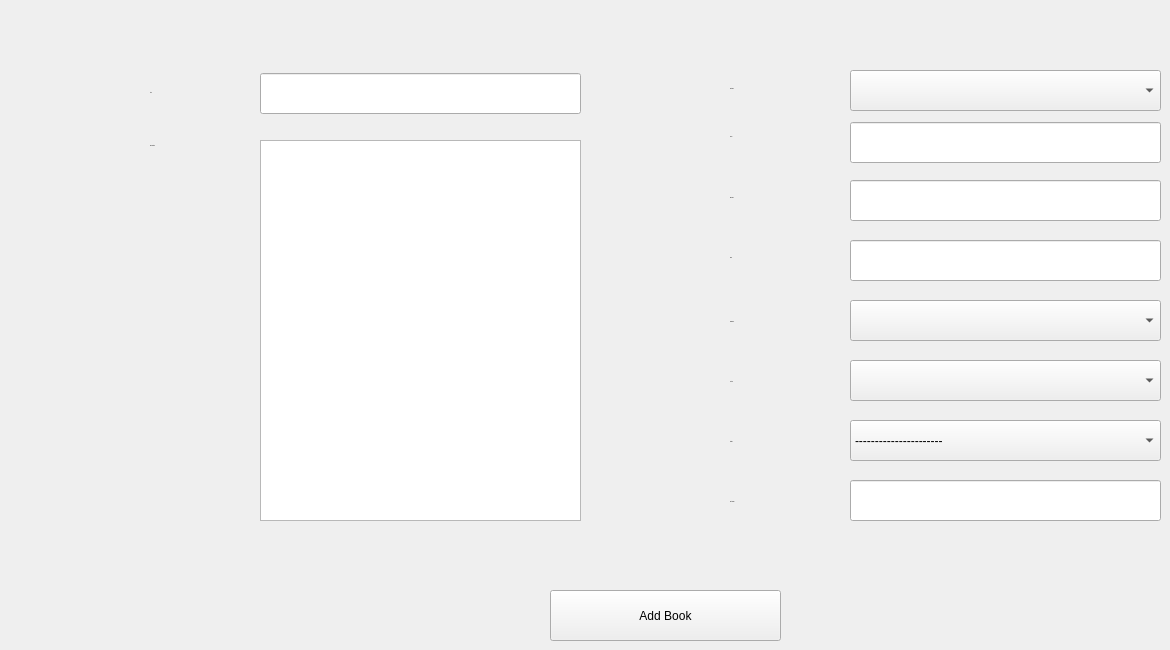
      <widget class="QWidget" name="add_book_stacked_page">
       <widget class="QLineEdit" name="bookaddtitle_line">
        <property name="geometry">
         <rect>
          <x>260</x>
          <y>73</y>
          <width>321</width>
          <height>41</height>
         </rect>
        </property>
        <property name="placeholderText">
         <string/>
        </property>
       </widget>
       <widget class="QLineEdit" name="bookaddcode_line">
        <property name="geometry">
         <rect>
          <x>850</x>
          <y>122</y>
          <width>311</width>
          <height>41</height>
         </rect>
        </property>
       </widget>
       <widget class="QLineEdit" name="bookaddprice_line">
        <property name="geometry">
         <rect>
          <x>850</x>
          <y>240</y>
          <width>311</width>
          <height>41</height>
         </rect>
        </property>
       </widget>
       <widget class="QComboBox" name="bookaddcatg_combo">
        <property name="geometry">
         <rect>
          <x>850</x>
          <y>70</y>
          <width>311</width>
          <height>41</height>
         </rect>
        </property>
        <property name="cursor">
         <cursorShape>PointingHandCursor</cursorShape>
        </property>
       </widget>
       <widget class="QLabel" name="label_5">
        <property name="geometry">
         <rect>
          <x>730</x>
          <y>63</y>
          <width>71</width>
          <height>51</height>
         </rect>
        </property>
        <property name="font">
         <font>
          <pointsize>-1</pointsize>
         </font>
        </property>
        <property name="text">
         <string>Category</string>
        </property>
       </widget>
       <widget class="QLabel" name="label_7">
        <property name="geometry">
         <rect>
          <x>730</x>
          <y>237</y>
          <width>71</width>
          <height>41</height>
         </rect>
        </property>
        <property name="font">
         <font>
          <pointsize>-1</pointsize>
         </font>
        </property>
        <property name="text">
         <string>Price</string>
        </property>
       </widget>
       <widget class="QLabel" name="label_6">
        <property name="geometry">
         <rect>
          <x>730</x>
          <y>121</y>
          <width>71</width>
          <height>31</height>
         </rect>
        </property>
        <property name="font">
         <font>
          <pointsize>-1</pointsize>
         </font>
        </property>
        <property name="text">
         <string>Code</string>
        </property>
       </widget>
       <widget class="QLabel" name="label_8">
        <property name="geometry">
         <rect>
          <x>150</x>
          <y>67</y>
          <width>91</width>
          <height>51</height>
         </rect>
        </property>
        <property name="font">
         <font>
          <pointsize>-1</pointsize>
         </font>
        </property>
        <property name="text">
         <string>Title</string>
        </property>
       </widget>
       <widget class="QLabel" name="label_9">
        <property name="geometry">
         <rect>
          <x>150</x>
          <y>120</y>
          <width>91</width>
          <height>51</height>
         </rect>
        </property>
        <property name="font">
         <font>
          <pointsize>-1</pointsize>
         </font>
        </property>
        <property name="text">
         <string>Description</string>
        </property>
       </widget>
       <widget class="QPushButton" name="bookadd_btn">
        <property name="enabled">
         <bool>true</bool>
        </property>
        <property name="geometry">
         <rect>
          <x>550</x>
          <y>590</y>
          <width>231</width>
          <height>51</height>
         </rect>
        </property>
        <property name="cursor">
         <cursorShape>PointingHandCursor</cursorShape>
        </property>
        <property name="text">
         <string>Add Book</string>
        </property>
        <property name="icon">
         <iconset resource="file.qrc">
          <normaloff>:/photos/add (1).png</normaloff>:/photos/add (1).png</iconset>
        </property>
        <property name="iconSize">
         <size>
          <width>30</width>
          <height>30</height>
         </size>
        </property>
       </widget>
       <widget class="QComboBox" name="bookaddpublisher_combo">
        <property name="geometry">
         <rect>
          <x>850</x>
          <y>300</y>
          <width>311</width>
          <height>41</height>
         </rect>
        </property>
        <property name="cursor">
         <cursorShape>PointingHandCursor</cursorShape>
        </property>
       </widget>
       <widget class="QLabel" name="label_10">
        <property name="geometry">
         <rect>
          <x>730</x>
          <y>296</y>
          <width>71</width>
          <height>51</height>
         </rect>
        </property>
        <property name="font">
         <font>
          <pointsize>-1</pointsize>
         </font>
        </property>
        <property name="text">
         <string>Publisher</string>
        </property>
       </widget>
       <widget class="QLabel" name="label_11">
        <property name="geometry">
         <rect>
          <x>730</x>
          <y>356</y>
          <width>71</width>
          <height>51</height>
         </rect>
        </property>
        <property name="font">
         <font>
          <pointsize>-1</pointsize>
         </font>
        </property>
        <property name="text">
         <string>Author</string>
        </property>
       </widget>
       <widget class="QComboBox" name="bookaddauthor_combo">
        <property name="geometry">
         <rect>
          <x>850</x>
          <y>360</y>
          <width>311</width>
          <height>41</height>
         </rect>
        </property>
        <property name="cursor">
         <cursorShape>PointingHandCursor</cursorShape>
        </property>
       </widget>
       <widget class="QLabel" name="label_12">
        <property name="geometry">
         <rect>
          <x>730</x>
          <y>416</y>
          <width>71</width>
          <height>51</height>
         </rect>
        </property>
        <property name="font">
         <font>
          <pointsize>-1</pointsize>
         </font>
        </property>
        <property name="text">
         <string>Status</string>
        </property>
       </widget>
       <widget class="QComboBox" name="bookaddstatus_combo">
        <property name="geometry">
         <rect>
          <x>850</x>
          <y>420</y>
          <width>311</width>
          <height>41</height>
         </rect>
        </property>
        <property name="cursor">
         <cursorShape>PointingHandCursor</cursorShape>
        </property>
        <item>
         <property name="text">
          <string>----------------------</string>
         </property>
        </item>
        <item>
         <property name="text">
          <string>New</string>
         </property>
        </item>
        <item>
         <property name="text">
          <string>Used</string>
         </property>
        </item>
        <item>
         <property name="text">
          <string>Damage</string>
         </property>
        </item>
        <item>
         <property name="text">
          <string/>
         </property>
        </item>
       </widget>
       <widget class="QLineEdit" name="bookaddpart_line">
        <property name="geometry">
         <rect>
          <x>850</x>
          <y>480</y>
          <width>311</width>
          <height>41</height>
         </rect>
        </property>
        <property name="text">
         <string/>
        </property>
       </widget>
       <widget class="QLabel" name="label_13">
        <property name="geometry">
         <rect>
          <x>730</x>
          <y>486</y>
          <width>71</width>
          <height>31</height>
         </rect>
        </property>
        <property name="font">
         <font>
          <pointsize>-1</pointsize>
         </font>
        </property>
        <property name="text">
         <string>Part Order</string>
        </property>
       </widget>
       <widget class="QLineEdit" name="bookaddbarcode_line">
        <property name="geometry">
         <rect>
          <x>850</x>
          <y>180</y>
          <width>311</width>
          <height>41</height>
         </rect>
        </property>
       </widget>
       <widget class="QLabel" name="label_43">
        <property name="geometry">
         <rect>
          <x>730</x>
          <y>182</y>
          <width>71</width>
          <height>31</height>
         </rect>
        </property>
        <property name="font">
         <font>
          <pointsize>-1</pointsize>
         </font>
        </property>
        <property name="text">
         <string>Barcode</string>
        </property>
       </widget>
       <widget class="QTextEdit" name="bookadddescrp_line">
        <property name="geometry">
         <rect>
          <x>260</x>
          <y>140</y>
          <width>321</width>
          <height>381</height>
         </rect>
        </property>
       </widget>
      </widget>
